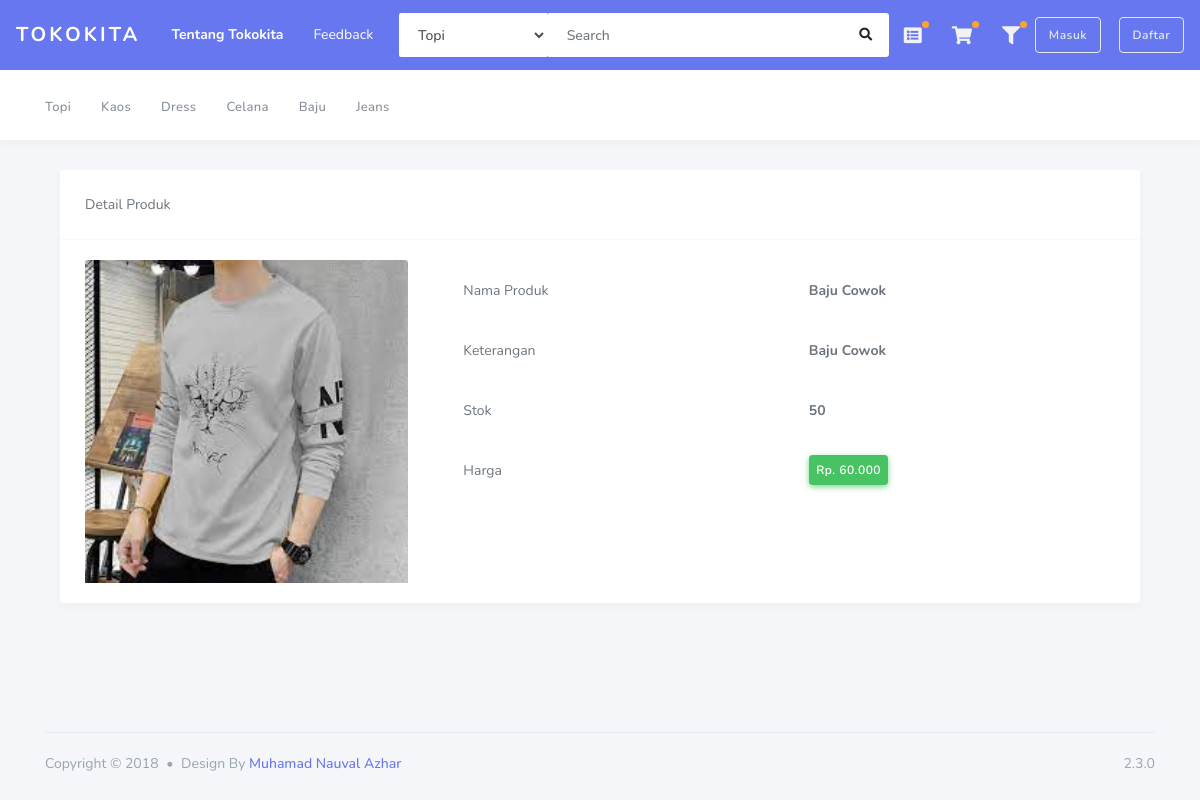
Page /index.php/member/detail_produk/?id=8 on the committed database.
### tables this page shows
CREATE TABLE `tbl_kategori` (
  `idkat` int(5) NOT NULL,
  `namakat` varchar(30) NOT NULL
);

CREATE TABLE `tbl_produk` (
  `idProduk` int(5) NOT NULL,
  `idKat` int(5) NOT NULL,
  `idToko` int(5) NOT NULL,
  `namaProduk` varchar(50) NOT NULL,
  `foto` varchar(100) NOT NULL,
  `harga` int(10) NOT NULL,
  `hargaDiskon` int(20) NOT NULL,
  `stok` int(5) NOT NULL,
  `berat` int(5) NOT NULL,
  `deskripsi` text NOT NULL
);

### application/libraries/Template.php (called while the page is built)
<?php if ( ! defined('BASEPATH')) exit('No direct script access allowed');
class Template {
		var $template_data = array();
		function set($name, $value)
		{
			$this->template_data[$name] = $value;
		}
		function load($template = '', $view = '' , $view_data = array(), $return = FALSE)
		{
			$this->CI =& get_instance();
			$this->set('contents', $this->CI->load->view($view, $view_data, TRUE));
			return $this->CI->load->view($template, $this->template_data, $return);
		}
}

### application/controllers/Member.php (called while the page is built, shortened)
<?php
class Member extends CI_Controller
{
    public function detail_produk()
    {
        $id = $this->input->get('id');
        $data['kategori'] = $this->Mfrontend->get_all_kategori()->result();
        $data['produk'] = $this->Mfrontend->detail_produk(['idProduk' => $id])->result_array();
        $this->template->load('layout_frontend', 'frontend/detail_produk', $data);
    }
}

### index.php (called while the page is built, shortened)
<?php
require_once BASEPATH.'core/CodeIgniter.php';

### application/models/Mfrontend.php (called while the page is built, shortened)
<?php
class Mfrontend extends CI_Model
{
    public function get_all_kategori()
    {
        return $this->db->get('tbl_kategori');
    }
    public function detail_produk($dataProduk)
    {
        return $this->db->get_where('tbl_produk', $dataProduk);
    }
}

### application/views/layout_frontend.php (the view, shortened to what this page needs)
<!DOCTYPE html>
<html lang="en">
<head>
    <link rel="stylesheet" href="https://stackpath.bootstrapcdn.com/bootstrap/4.3.1/css/bootstrap.min.css">
    <link rel="stylesheet" href="https://use.fontawesome.com/releases/v5.7.2/css/all.css">
    <link rel="stylesheet" href="<?php echo base_url('assets/admin/assets/css/style.css'); ?>">
    <link rel="stylesheet" href="<?php echo base_url('assets/admin/assets/css/components.css'); ?>">
</head>
<body class="layout-3">
    <div id="app">
        <div class="main-wrapper container">
            <nav class="navbar navbar-expand-lg main-navbar">
                <a href="<?php echo site_url('Home'); ?>" class="navbar-brand sidebar-gone-hide">Tokokita</a>
                <div class="nav-collapse">
                    <ul class="navbar-nav">
                        <li class="nav-item active"><a href="#" class="nav-link">Tentang Tokokita</a></li>
                        <li class="nav-item"><a href="<?php echo site_url('saran/interface') ?>" class="nav-link">Feedback</a></li>
                    </ul>
                </div>
                <form class="form-inline ml-auto" method="POST" action="<?php echo site_url('home/search'); ?>">
                    <div class="search-element">
                        <select data-width="150" class="form-control">
                            <?php foreach ($kategori as $val) { ?>
                                <option class="form-control"><?php echo $val->namakat ?></option>
                            <?php } ?>
                        </select>
                        <form method="POST" action="<?php echo site_url('home/search'); ?>">
                            <input class="form-control" type="text" name="keyword" placeholder="Search" data-width="300">
                            <button type="submit" class="btn"><i class="fas fa-search"></i></button>
                        </form>
                    </div>
                </form>
                <ul class="navbar-nav navbar-right">
                    <li class="dropdown dropdown-list-toggle"><a href="#" data-toggle="dropdown" class="nav-link notification-toggle nav-link-lg beep"><i class="fa fa-list-alt" aria-hidden="true"></i></a>
                    </li>
                    <li><a href="<?php echo site_url('Member/keranjang'); ?>" class="nav-link  nav-link-lg beep"><i class="fas fa-shopping-cart"></i></a>
                    </li>
                    <li class="dropdown dropdown-list-toggle"><a href="#" data-toggle="dropdown" class="nav-link notification-toggle nav-link-lg beep"><i class="fa fa-filter" aria-hidden="true"></i></a>
                    </li>
                </ul>
                <?php if (!empty($this->session->userdata('id'))) { ?>
                    <a href="<?php echo site_url('Member/dashboard'); ?>" class="btn btn-outline-light">Menu Member</a>
                    &nbsp; &nbsp; &nbsp;
                    <a href="<?php echo site_url('Member/logout'); ?>" class="btn btn-outline-light">Logout</a>
                <?php } else { ?>
                    <a href="<?php echo site_url('Home/Login'); ?>" class="btn btn-outline-light">Masuk</a>
                    <a href="<?php echo site_url('Home/register'); ?>" class="btn btn-outline-light">Daftar</a>
                <?php } ?>
            </nav>
            <nav class="navbar navbar-secondary navbar-expand-lg">
                <div class="container">
                    <ul class="navbar-nav">
                        <?php foreach ($kategori as $val) { ?>
                            <li class="nav-item">
                                <a href="#" class="nav-link"><span><?php echo $val->namakat; ?></span></a>
                            </li>
                        <?php } ?>
                    </ul>
                </div>
            </nav>
            <?= $contents ?>
            <footer class="main-footer">
                <div class="footer-left">
                    Copyright &copy; 2018 <div class="bullet"></div> Design By <a href="https://nauval.in/">Muhamad Nauval Azhar</a>
                </div>
                <div class="footer-right">
                    2.3.0
                </div>
            </footer>
        </div>
    </div>
</body>
</html>

### application/views/frontend/detail_produk.php (shortened to what this page needs)
<!DOCTYPE html>
<html lang="en">
<head>
</head>
<body>
    <div class="main-content">
        <div class="container-fluid">
            <div class="card">
                <div class="card-header">
                    Detail Produk
                </div>
                <div class="card-body">
                    <?php foreach ($produk as $brg) : ?>
                        <div class="row">
                            <div class="col-md-4"> <img src="<?php echo base_url() . 'upload_produk/' . $brg['foto'] ?>" class="card-img-top"></div>
                            <div class="col-md-8">
                                <table class="table">
                                    <tr>
                                        <td> Nama Produk </td>
                                        <td><b><?php echo $brg['namaProduk'] ?></b></td>
                                    </tr>
                                    <tr>
                                        <td> Keterangan </td>
                                        <td><b><?php echo $brg['deskripsi'] ?></b></td>
                                    </tr>
                                    <tr>
                                        <td> Stok </td>
                                        <td><b><?php echo $brg['stok'] ?></b></td>
                                    </tr>
                                    <tr>
                                        <td> Harga </td>
                                        <td> <b>
                                                <div class="btn btn-sm btn-success">Rp. <?php echo number_format($brg['harga'], 0, ',', '.') ?></div>
                                            </b></td>
                                    </tr>
                                </table>
                            </div>
                        </div>
                    <?php endforeach; ?>
                </div>
            </div>
        </div>
    </div>
</body>
</html>

### rows in the picture
tbl_kategori: namakat "Topi"
tbl_kategori: namakat "Kaos"
tbl_kategori: namakat "Dress"
tbl_kategori: namakat "Celana"
tbl_kategori: namakat "Baju"
tbl_kategori: namakat "Jeans"
tbl_produk: foto (picture), namaProduk "Baju Cowok", deskripsi "Baju Cowok", stok "50", harga "60.000"

### other values in the picture
form field value "Topi"
